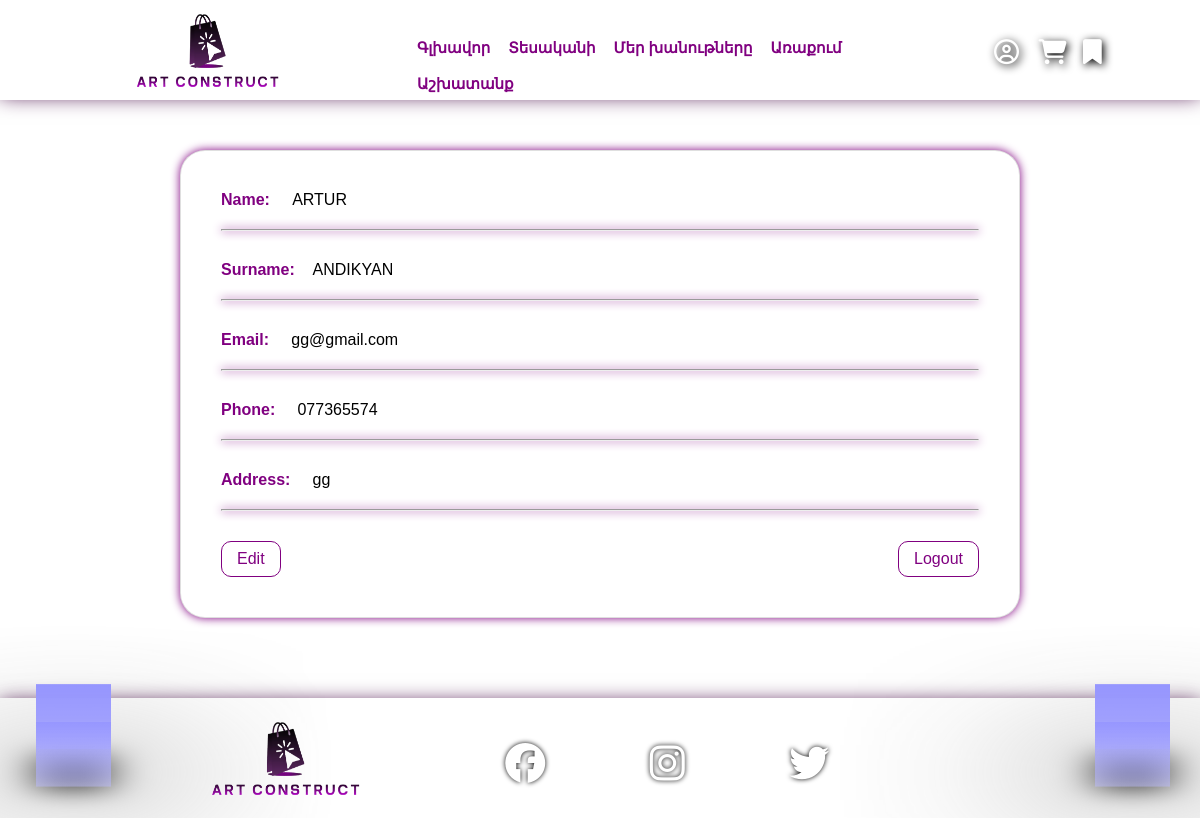
/pages/profile.php (signed in), run on the app's committed database.
### tables this page shows
CREATE TABLE `users` (
  `User_ID` int(11) NOT NULL,
  `Name` varchar(15) NOT NULL,
  `Surname` varchar(25) NOT NULL,
  `email` varchar(70) NOT NULL,
  `Password` varchar(50) NOT NULL,
  `Gender` varchar(10) NOT NULL,
  `Phone` varchar(12) NOT NULL,
  `Address` varchar(50) NOT NULL
);

### pages/profile.php (the view)
<?php
include ("../config/config.php");
include("../layout/header.php") ;
$user_id = $_SESSION["user_id"];
?>
<link rel="stylesheet" href="../css/profile.css">
<body>
    <?php  $sql = "SELECT * FROM `users` WHERE User_ID= $user_id";
                $result = mysqli_query($con, $sql);
                $row = mysqli_fetch_assoc($result); $sql = "SELECT * FROM `users` WHERE User_ID= $user_id";
                $result = mysqli_query($con, $sql);
                $row = mysqli_fetch_assoc($result);?>
    <div class="card">
        <div class="row">
            <b> Name:</b> &nbsp;&nbsp;&nbsp;&nbsp;<?php echo $row['Name']; ?>
        </div>
        <hr>
        <div class="row">
            <b>Surname:</b>&nbsp;&nbsp;&nbsp;&nbsp;<?php echo $row['Surname']; ?>
        </div>
        <hr>
        <div class="row">
            <b>Email:</b> &nbsp;&nbsp;&nbsp;&nbsp;<?php echo $row['email']; ?>
        </div>
        <hr>
        <div class="row">
            <b>Phone:</b> &nbsp;&nbsp;&nbsp;&nbsp;<?php echo $row['Phone']; ?>
        </div>
        <hr>
        <div class="row">
            <b>Address:</b> &nbsp;&nbsp;&nbsp;&nbsp;<?php echo $row['Address']; ?>
        </div>
        <hr>
        <div class="row Button_row">
            <a href="../pages/editProfile.php" class="Button Button-edit">Edit</a>
            <a href=" ../actions/logoutAction.php" class="Button Button-logout">Logout</a>
        </div>
    </div>
</body>
<?php
include("../layout/footer.php");
?>
</html>

### css/style.css (style rules this page uses)
* { box-sizing: border-box; margin: 0; padding: 0; }
body { font-family: Arial, sans-serif; background-color: rgb(255, 255, 255); }

### css/profile.css (style rules this page uses)
.card { width: 70%; background-color: #fff; border: 1px solid rgba(0, 0, 0, .125); border-radius: 25px; padding: 10px 40px 20px 40px; margin-left: 15%; margin-top: 50px; box-shadow: 0px 0px 10px purple; }
.row { margin-top: 30px; margin-bottom: 20px; }
.Button_row { display: flex; justify-content: space-between; }
.Button { text-decoration: none; margin-left: 0%; padding: 8px 15px; color: purple; border-radius: 10px; border: 1px solid purple; }
hr { height: 1px; background-color: purple; box-shadow: 0px 0px 10px purple; }
b { color: purple; }

### data on the page
users: Name "ARTUR", Surname "ANDIKYAN", email "gg@gmail.com", Phone "077365574", Address "gg"
